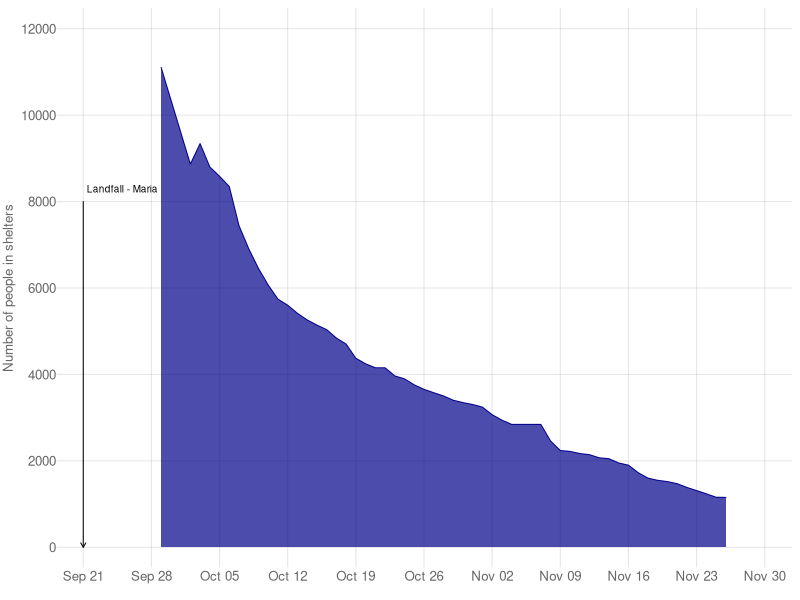
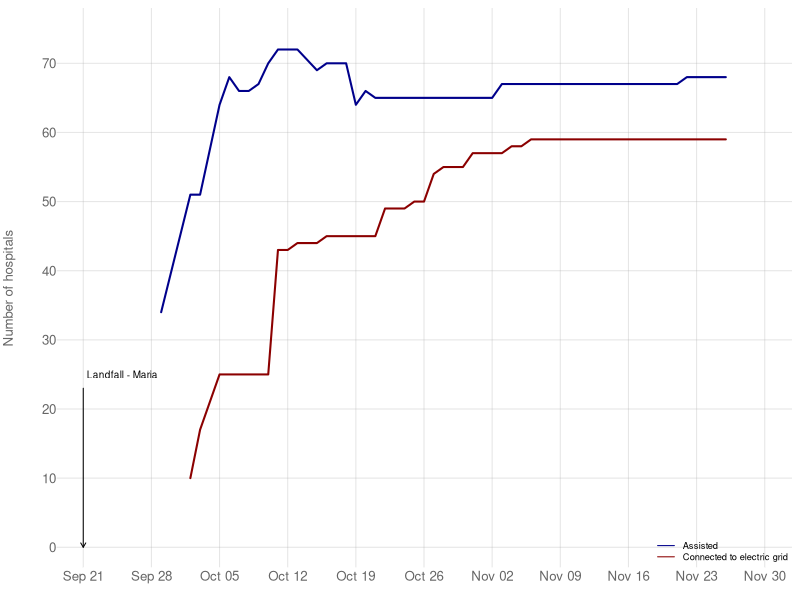
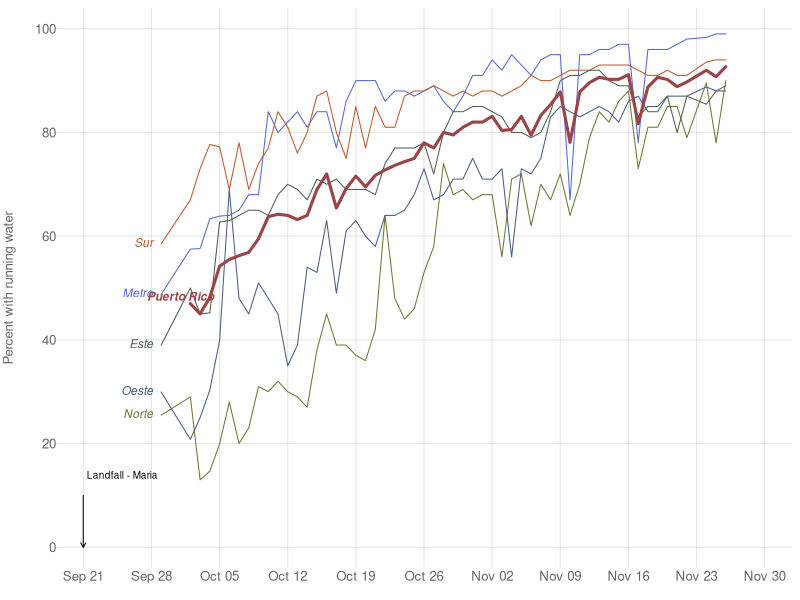
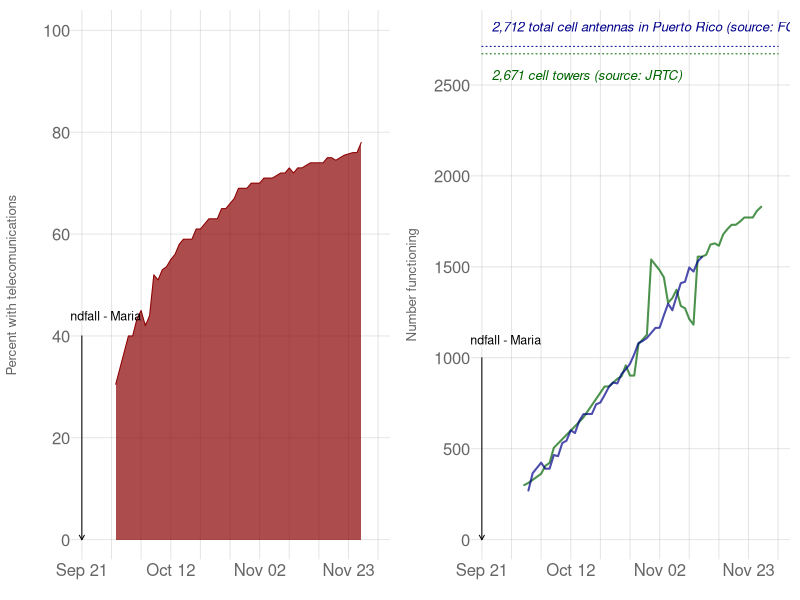

Write R code to recreate these figures, in order.
library(data.table)
library(dplyr)
library(lubridate)
library(stringr)

status = fread('data/StatusPR.csv') %>%
  mutate(
    yr = '2017',
    date=ymd(paste(yr, Month, Day, sep='-'))) %>%
  arrange(date)
dim(status)

x.dates = seq(as.Date('2017-09-21'), max(status$date)+5, by='weeks')

### plot function
plot.trend = function(dt, col) {
  polygon(c(dt[[1]][1], dt[[1]], dt[[1]][length(dt[[1]])]),
    c(0, dt[[2]], 0), border=NA, col=adjustcolor(col, 0.7))
  lines(dt[[1]], dt[[2]], col=col)
}

### people in shelters
plot.shelters = function() {
png('figs/In_Shelters.png', 5, 3, units='in', res=360)
par(mar=c(2, 3.5, 0.5, 0.5), cex=0.8)
plot(x.dates, rep(1, length(x.dates)),
  ylim=c(0, 12000),
  type='n', 
  axes=F, xlab='', ylab='')
abline(h=seq(0, 12000, by=2000), col=adjustcolor('darkgrey', 0.3))
abline(v=x.dates, col=adjustcolor('darkgrey', 0.3))
plot.trend(filter(status, Resource == 'People in shelters') %>%
    select(date, Value), col='darkblue')
arrows(ymd('2017-09-21'), 8000, ymd('2017-09-21'), 0, length=0.05)
text(ymd('2017-09-25'), 8300, 'Landfall - Maria', cex=0.75)
axis.Date(1, at=x.dates, format="%b %d", col='white', 
  mgp=c(3, 0, 0), col.axis='grey40', cex=0.8)
axis(2, at=seq(0, 12000, by=2000), las=1, col='white', 
  mgp=c(3, 0, 0), col.axis='grey40', cex=0.8)
mtext('Number of people in shelters', 2, line=2.5, col='grey40', cex=0.8)
dev.off()
}
plot.shelters()

### hospitals with electricity
plot.hosp = function() {
png('figs/Hospitals.png', 5, 3, units='in', res=360)
par(mar=c(2, 3.5, 0.5, 0.5), cex=0.8)
plot(x.dates, rep(1, length(x.dates)),
  ylim=c(0, 75),
  type='n', 
  axes=F, xlab='', ylab='')
abline(h=seq(0, 70, by=10), col=adjustcolor('darkgrey', 0.3))
abline(v=x.dates, col=adjustcolor('darkgrey', 0.3))
lines(filter(status, Resource == 'Hospitals with electricity') %>%
    select(date, Value), col='darkred', lwd=2)
lines(filter(status, Resource == 'Hospitals') %>%
    select(date, Value), col='darkblue', lwd=2)
arrows(ymd('2017-09-21'), 23, ymd('2017-09-21'), 0, length=0.05)
text(ymd('2017-09-25'), 25, 'Landfall - Maria', cex=0.75)
axis.Date(1, at=x.dates, format="%b %d", col='white', 
  mgp=c(3, 0, 0), col.axis='grey40', cex=0.8)
axis(2, at=seq(0, 70, by=10), las=1, col='white', 
  mgp=c(3, 0, 0), col.axis='grey40', cex=0.8)
mtext('Number of hospitals', 2, line=2.5, col='grey40', cex=0.8)
legend('bottomright', bty='n',
  legend=c('Assisted', 'Connected to electric grid'),
  lty=c(1, 1), col=c('darkblue', 'darkred'), cex=0.7)
dev.off()
}
plot.hosp()

### Water
agua.m = summary(lm(Value ~ date, data=filter(status, 
  Resource == 'Water', Location == 'Puerto Rico')))
agua.m$coefficients['date', 'Estimate'] - 
  qnorm(0.975) * agua.m$coefficients['date', 'Std. Error']
agua.m$coefficients['date', 'Estimate'] + 
  qnorm(0.975) * agua.m$coefficients['date', 'Std. Error']
water.colors = c("#5467d0", "#637b32", "#475a8d", "#bf562c", "#4e5d50", "#9a4447")
water.alpha = c(rep(1, 0.7), 1)
water.lwd = c(rep(1, 5), 3)
water.locs = c('Metro', 'Norte', 'Oeste', 'Sur', 'Este', 'Puerto Rico')
plot.water = function() {
png('figs/Water.png', 5, 3, units='in', res=360)
par(mar=c(2, 3.5, 0.5, 0.5), cex=0.8)
plot(x.dates, rep(1, length(x.dates)),
  ylim=c(0, 100),
  type='n', 
  axes=F, xlab='', ylab='')
abline(h=seq(0, 100, by=20), col=adjustcolor('darkgrey', 0.3))
abline(v=x.dates, col=adjustcolor('darkgrey', 0.3))
for (i in 1:6 ) {
  this.water = filter(status, Resource == 'Water', Location == water.locs[i])
  lines(this.water$date, this.water$Value, 
    col=adjustcolor(water.colors[i], water.alpha), lwd=water.lwd[i])
  if (i == 6) {
    text(this.water$date[1]-1, this.water$Value[1]-1,
      labels=water.locs[i], col=water.colors[i], pos=3, cex=0.9, font=4)
  } else {
    text(this.water$date[1], this.water$Value[1],
      labels=water.locs[i], col=water.colors[i], pos=2, cex=0.9, font=3)
  }
}
arrows(ymd('2017-09-21'), 10, ymd('2017-09-21'), 0, length=0.05)
text(ymd('2017-09-25'), 14, 'Landfall - Maria', cex=0.75)
axis.Date(1, at=x.dates, format="%b %d", col='white', 
  mgp=c(3, 0, 0), col.axis='grey40', cex=0.8)
axis(2, at=seq(0, 100, by=20), las=1, col='white', 
  mgp=c(3, 0, 0), col.axis='grey40', cex=0.8)
mtext('Percent with running water', 2, line=2.5, col='grey40', cex=0.8)
dev.off()
}
plot.water()

### Telecommunications
cell.color = c('darkblue', 'darkgreen')
plot.telecom = function() {
png('figs/Telecom.png', 10, 3, units='in', res=360)
par(mar=c(2, 3.5, 0.5, 0.5), cex=0.8, mfrow=c(1, 2))

# overall
plot(x.dates, rep(1, length(x.dates)),
  ylim=c(0, 100),
  type='n', 
  axes=F, xlab='', ylab='')
abline(h=seq(0, 100, by=20), col=adjustcolor('darkgrey', 0.3))
abline(v=x.dates, col=adjustcolor('darkgrey', 0.3))
plot.trend(filter(status, Resource == 'Telecomunications') %>%
    select(date, Value), col='darkred')
arrows(ymd('2017-09-21'), 40, ymd('2017-09-21'), 0, length=0.05)
text(ymd('2017-09-25'), 44, 'Landfall - Maria', cex=0.75)
axis.Date(1, at=x.dates, format="%b %d", col='white', 
  mgp=c(3, 0, 0), col.axis='grey40', cex=0.8)
axis(2, at=seq(0, 100, by=20), las=1, col='white', 
  mgp=c(3, 0, 0), col.axis='grey40', cex=0.8)
mtext('Percent with telecomunications', 2, line=2.5, col='grey40', cex=0.8)

# cell connection
plot(x.dates, rep(1, length(x.dates)),
  ylim=c(0, 2800),
  type='n', 
  axes=F, xlab='', ylab='')
abline(h=seq(0, 2800, by=500), col=adjustcolor('darkgrey', 0.3))
abline(v=x.dates, col=adjustcolor('darkgrey', 0.3))
lines(c(x.dates[1], x.dates[length(x.dates)]), c(2712, 2712), 
  col=cell.color[1], lty=3)
text(x.dates[1], 2712+100, 
  labels='2,712 total cell antennas in Puerto Rico (source: FCC)', 
  col=cell.color[1], cex=0.8, pos=4, font=3)
lines(c(x.dates[1], x.dates[length(x.dates)]), c(2671, 2671), 
  col=cell.color[2], lty=3)
text(x.dates[1], 2671-125, labels='2,671 cell towers (source: JRTC)', 
  col=cell.color[2], cex=0.8, pos=4, font=3)
lines(filter(status, Resource == 'Cell antennas') %>%
    select(date, Value), col=adjustcolor(cell.color[2], 0.7), lwd=2)
lines(filter(status, Resource == 'Cell towers') %>%
    select(date, Value), col=adjustcolor(cell.color[1], 0.7), lwd=2)
arrows(ymd('2017-09-21'), 1000, ymd('2017-09-21'), 0, length=0.05)
text(ymd('2017-09-25'), 1100, 'Landfall - Maria', cex=0.75)
axis.Date(1, at=x.dates, format="%b %d", col='white', 
  mgp=c(3, 0, 0), col.axis='grey40', cex=0.8)
axis(2, at=seq(0, 2800, by=500), las=1, col='white', 
  mgp=c(3, 0, 0), col.axis='grey40', cex=0.8)
mtext('Number functioning', 2, line=2.5, col='grey40', cex=0.8)

dev.off()
}
plot.telecom()
